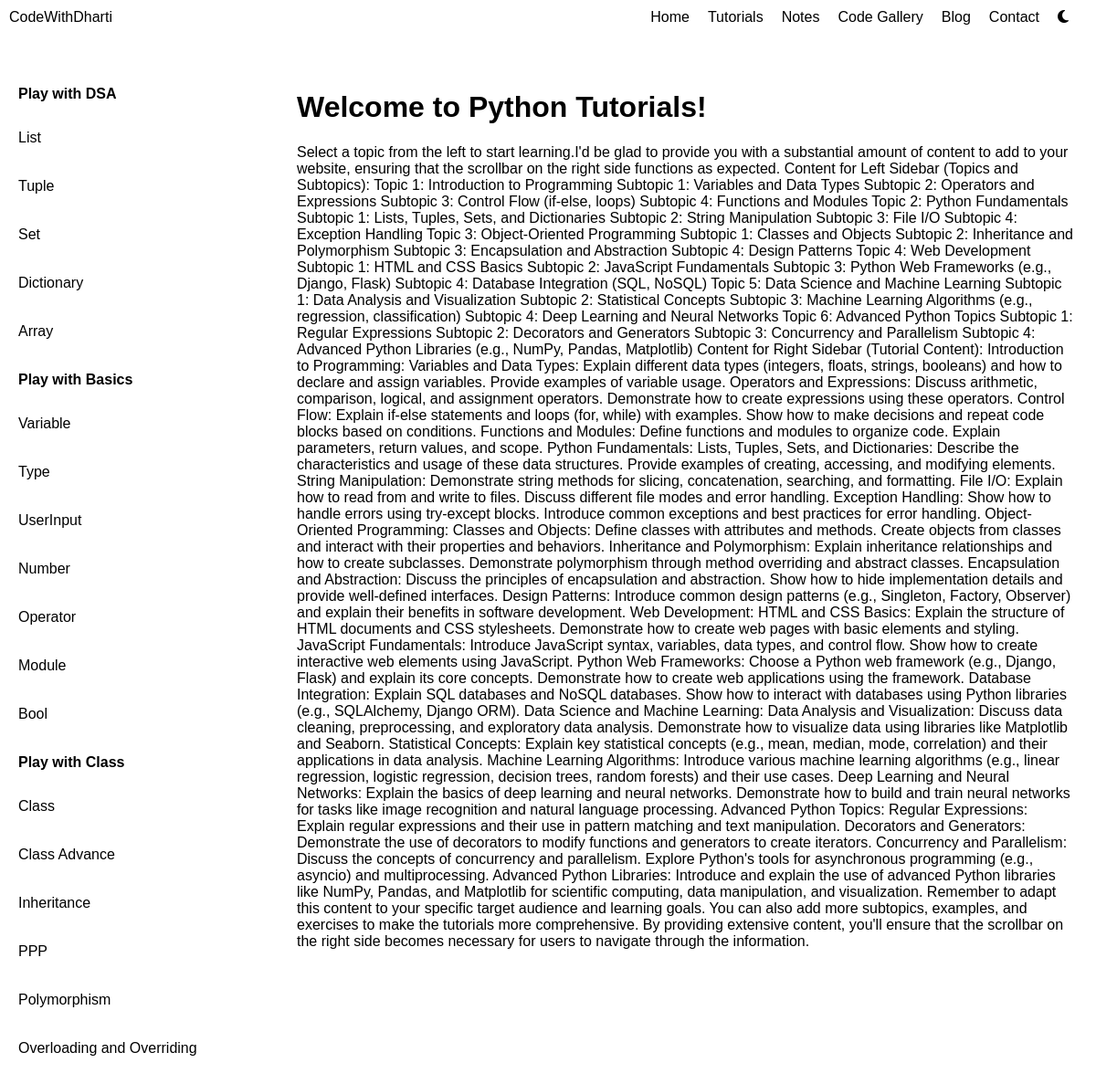
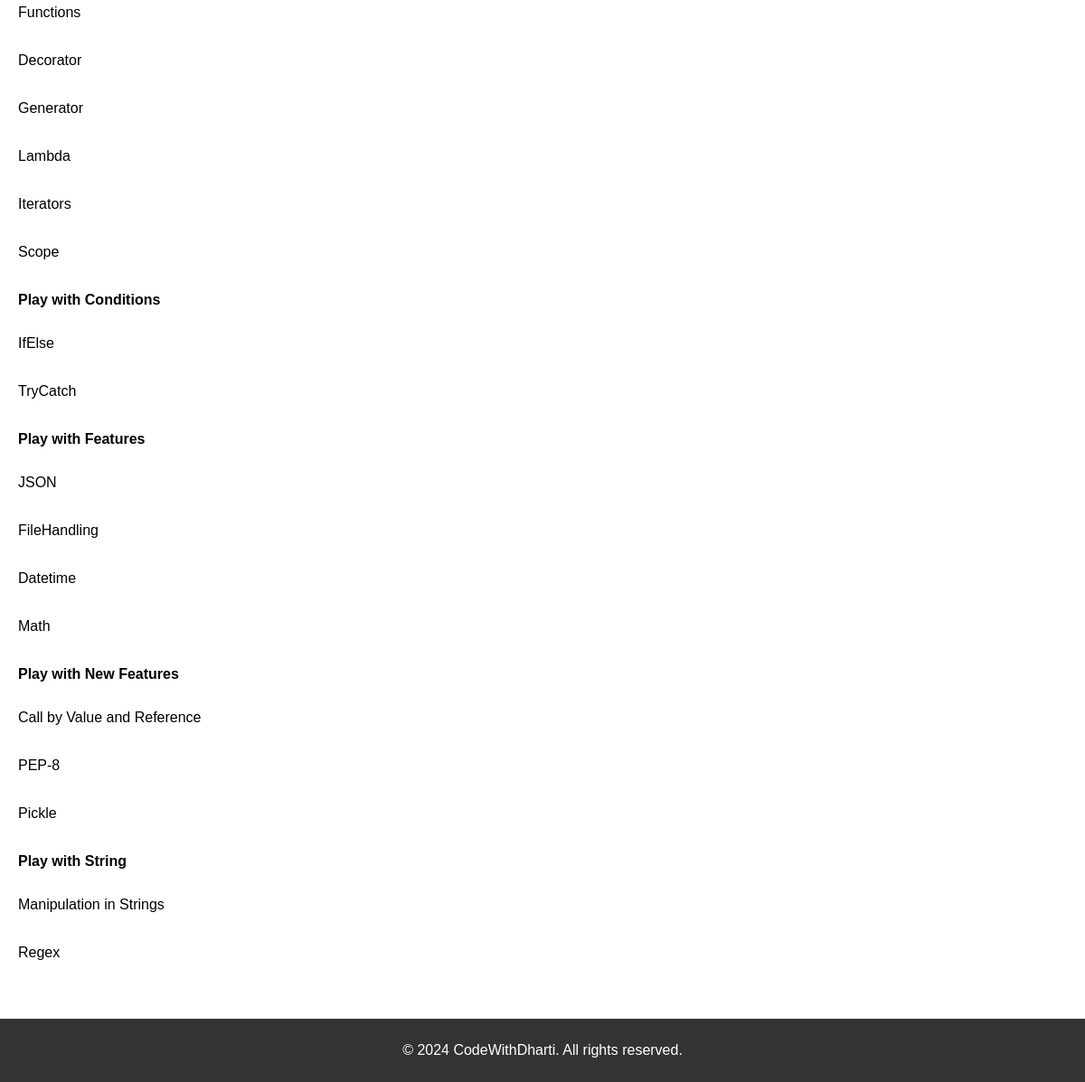
The app's page /lang/python/ with its own data (2 pictures, top to bottom).
### codewithdharti/models.py (models this page shows, shortened)
class Topicdb(models.Model):
    langname = models.ForeignKey(Langdb, related_name='topics', on_delete=models.CASCADE)
    topic = models.CharField(max_length=200)  # Name of the topic (e.g., Python Tuples)
    slug = models.SlugField(unique=True)  # URL-friendly version of the title
    topic_content = models.TextField(blank=True, null=True)  # Main content for the topic
    created_at = models.DateTimeField(auto_now_add=True)  # Timestamp when created
    updated_at = models.DateTimeField(auto_now=True)  # Timestamp when updated
    def __str__(self):
        return self.topic

class Subtopicdb(models.Model):
    topic = models.ForeignKey(Topicdb, related_name='subtopics', on_delete=models.CASCADE)
    subtopic = models.CharField(max_length=200)  # Name of the subtopic (e.g., Access Tuple)
    slug = models.SlugField(unique=True)  # URL-friendly version of the title
    sub_content = models.TextField(blank=True, null=True)  # Main content for the subtopic
    color = models.CharField(max_length=7,blank=True, null=True)
    extranote = models.CharField(blank=True, null=True,max_length=500)
    created_at = models.DateTimeField(auto_now_add=True)  # Timestamp when created
    updated_at = models.DateTimeField(auto_now=True)  # Timestamp when updated

class Langdb(models.Model):
    langname = models.CharField(max_length=200)  # Name of the language/framework (e.g., Python)
    slug = models.SlugField(unique=True)  # URL-friendly version of the title
    created_at = models.DateTimeField(auto_now_add=True)  # Timestamp when created
    updated_at = models.DateTimeField(auto_now=True)  # Timestamp when updated

### codewithdharti/views.py (the view)
# urls.py: path('lang/<slug:slug>/', views.lang_detail, name='lang-detail'),
def lang_detail(request, slug):
    lang = get_object_or_404(Langdb, slug=slug)
    topics = Topicdb.objects.filter(langname=lang)
    print(topics)
    return render(request, 'lang_detail.html', {'lang': lang, 'topics': topics})

### codewithdharti/templates/lang_detail.html (shortened to what this page needs)
{% extends 'base.html' %}
{% block left_sidebar %}
    <ul>
        {% for topic in topics %}
        <li>
            <strong>{{ topic.topic }}</strong>
            <ul>
                {% for subtopic in topic.subtopics.all %}
                <li><a href="{% url 'subtopic-detail' subtopic.slug %}">{{ subtopic.subtopic }}</a></li>
                {% endfor %}
            </ul>
        </li>
        {% endfor %}
    </ul>
{% endblock %}
{% block right_content %}
    <h1>Welcome to {{ lang.langname }} Tutorials!</h1>
    <p>Select a topic from the left to start learning.I'd be glad to provide you with a substantial amount of content to add to your website, ensuring that the scrollbar on the right side functions as expected.
        Content for Left Sidebar (Topics and Subtopics):
        Topic 1: Introduction to Programming
        Subtopic 1: Variables and Data Types
        Subtopic 2: Operators and Expressions
        Subtopic 3: Control Flow (if-else, loops)
        Subtopic 4: Functions and Modules
        Topic 2: Python Fundamentals
        Subtopic 1: Lists, Tuples, Sets, and Dictionaries
        Subtopic 2: String Manipulation
        Subtopic 3: File I/O
        Subtopic 4: Exception Handling
        Topic 3: Object-Oriented Programming
        Subtopic 1: Classes and Objects
        Subtopic 2: Inheritance and Polymorphism
        Subtopic 3: Encapsulation and Abstraction
        Subtopic 4: Design Patterns
        Topic 4: Web Development
        Subtopic 1: HTML and CSS Basics
        Subtopic 2: JavaScript Fundamentals
        Subtopic 3: Python Web Frameworks (e.g., Django, Flask)
        Subtopic 4: Database Integration (SQL, NoSQL)
        Topic 5: Data Science and Machine Learning
        Subtopic 1: Data Analysis and Visualization
        Subtopic 2: Statistical Concepts
        Subtopic 3: Machine Learning Algorithms (e.g., regression, classification)
        Subtopic 4: Deep Learning and Neural Networks
        Topic 6: Advanced Python Topics
        Subtopic 1: Regular Expressions
        Subtopic 2: Decorators and Generators
        Subtopic 3: Concurrency and Parallelism
        Subtopic 4: Advanced Python Libraries (e.g., NumPy, Pandas, Matplotlib)
        Content for Right Sidebar (Tutorial Content):
        Introduction to Programming:
        Variables and Data Types: Explain different data types (integers, floats, strings, booleans) and how to declare and assign variables. Provide examples of variable usage.
        Operators and Expressions: Discuss arithmetic, comparison, logical, and assignment operators. Demonstrate how to create expressions using these operators.
        Control Flow: Explain if-else statements and loops (for, while) with examples. Show how to make decisions and repeat code blocks based on conditions.
        Functions and Modules: Define functions and modules to organize code. Explain parameters, return values, and scope.
        Python Fundamentals:
        Lists, Tuples, Sets, and Dictionaries: Describe the characteristics and usage of these data structures. Provide examples of creating, accessing, and modifying elements.
        String Manipulation: Demonstrate string methods for slicing, concatenation, searching, and formatting.
        File I/O: Explain how to read from and write to files. Discuss different file modes and error handling.
        Exception Handling: Show how to handle errors using try-except blocks. Introduce common exceptions and best practices for error handling.
        Object-Oriented Programming:
        Classes and Objects: Define classes with attributes and methods. Create objects from classes and interact with their properties and behaviors.
        Inheritance and Polymorphism: Explain inheritance relationships and how to create subclasses. Demonstrate polymorphism through method overriding and abstract classes.
        Encapsulation and Abstraction: Discuss the principles of encapsulation and abstraction. Show how to hide implementation details and provide well-defined interfaces.
        Design Patterns: Introduce common design patterns (e.g., Singleton, Factory, Observer) and explain their benefits in software development.
        Web Development:
        HTML and CSS Basics: Explain the structure of HTML documents and CSS stylesheets. Demonstrate how to create web pages with basic elements and styling.
        JavaScript Fundamentals: Introduce JavaScript syntax, variables, data types, and control flow. Show how to create interactive web elements using JavaScript.
        Python Web Frameworks: Choose a Python web framework (e.g., Django, Flask) and explain its core concepts. Demonstrate how to create web applications using the framework.
        Database Integration: Explain SQL databases and NoSQL databases. Show how to interact with databases using Python libraries (e.g., SQLAlchemy, Django ORM).
        Data Science and Machine Learning:
        Data Analysis and Visualization: Discuss data cleaning, preprocessing, and exploratory data analysis. Demonstrate how to visualize data using libraries like Matplotlib and Seaborn.
        Statistical Concepts: Explain key statistical concepts (e.g., mean, median, mode, correlation) and their applications in data analysis.
        Machine Learning Algorithms: Introduce various machine learning algorithms (e.g., linear regression, logistic regression, decision trees, random forests) and their use cases.
        Deep Learning and Neural Networks: Explain the basics of deep learning and neural networks. Demonstrate how to build and train neural networks for tasks like image recognition and natural language processing.
        Advanced Python Topics:
        Regular Expressions: Explain regular expressions and their use in pattern matching and text manipulation.
        Decorators and Generators: Demonstrate the use of decorators to modify functions and generators to create iterators.
        Concurrency and Parallelism: Discuss the concepts of concurrency and parallelism. Explore Python's tools for asynchronous programming (e.g., asyncio) and multiprocessing.
        Advanced Python Libraries: Introduce and explain the use of advanced Python libraries like NumPy, Pandas, and Matplotlib for scientific computing, data manipulation, and visualization.
        Remember to adapt this content to your specific target audience and learning goals. You can also add more subtopics, examples, and exercises to make the tutorials more comprehensive. By providing extensive content, you'll ensure that the scrollbar on the right side becomes necessary for users to navigate through the information.</p>
{% endblock %}

### codewithdharti/templates/base.html (shortened to what this page needs)
{% load static %}
<!DOCTYPE html>
<html lang="en">
<head>
    <link rel="stylesheet" href="{% static 'css/styles.css' %}">
    <link rel="stylesheet" href="https://cdnjs.cloudflare.com/ajax/libs/font-awesome/6.4.2/css/all.min.css">
</head>
<body>
    <div class="nav-container">
        <nav class="top-nav">
            <div class="logo">CodeWithDharti</div>
            <ul class="nav-links">
                <li><a href="{% url 'home' %}">Home</a></li>
                <li><a href="{% url 'tutorial' %}">Tutorials</a></li>
                <li><a href="{% url 'notes' %}">Notes</a></li>
                <li><a href="{% url 'codegallary' %}">Code Gallery</a></li>
                <li><a href="{% url 'blog' %}">Blog</a></li>
                <li><a href="{% url 'contact' %}">Contact</a></li>
                <li><a href="#" id="theme-toggle"><i class="fa-solid fa-moon"></i></a></li>
            </ul>
        </nav>
        <nav class="secondary-nav">
        </nav>
    </div>
    <div class="content">
        <div class="left-sidebar">
            {% block left_sidebar %}{% endblock %}
        </div>
        <div class="right-content">
            {% block right_content %}{% endblock %}
        </div>
    </div>
    <footer>
        <p>&copy; 2024 CodeWithDharti. All rights reserved.</p>
    </footer>
</body>
</html>

### codewithdharti/static/css/styles.css (style rules this page uses)
body { font-family: Arial, sans-serif; margin: 0; padding: 0; display: flex; flex-direction: column; }
.top-nav { position: sticky; top: 0; background-color: var(--nav-bg-color); color: var(--nav-text-color); padding: 10px; display: flex; justify-content: space-between; align-items: center; z-index: 1000; }
.nav-links { list-style: none; margin: 0; padding: 0; display: flex; }
.nav-links li { margin-right: 20px; }
.nav-links li a { text-decoration: none; color: var(--text-color); transition: color 0.3s ease; }
.secondary-nav { position: sticky; top: 40px; background-color: var(--nav-bg-color); padding: 10px; display: flex; justify-content: center; align-items: center; }
.content { display: flex; flex-direction: row; height: calc(100vh - 80px); }
.left-sidebar { width: 25%; background-color: var(--bg-color); padding: 10px; height: 100%; overflow-y: auto; }
.left-sidebar ul { list-style-type: none; padding-left: 0; }
.left-sidebar li { margin-bottom: 15px; }
.left-sidebar li strong { display: block; background-color: var(--leftbar-bg-color); color: var(--leftbar-text-color); padding: 10px; border-radius: 5px; font-size: 16px; margin-bottom: 10px; }
.left-sidebar ul ul li a { display: block; background-color: transparent; color: var(--text-color); margin-bottom: 15px; padding: 10px; border-radius: 5px; text-decoration: none; transition: background-color 0.3s ease, color 0.3s ease; }
.right-content { width: 75%; padding: 20px; background-color: var(--bg-color); overflow-y: auto; }
footer { background-color: #333; color: white; text-align: center; padding: 10px; }

### records on screen
Topicdb: topic "Play with DSA"
Subtopicdb: subtopic "List"
Subtopicdb: subtopic "Tuple"
Subtopicdb: subtopic "Set"
Subtopicdb: subtopic "Dictionary"
Subtopicdb: subtopic "Array"
Topicdb: topic "Play with Basics"
Subtopicdb: subtopic "Variable"
Subtopicdb: subtopic "Type"
Subtopicdb: subtopic "UserInput"
Subtopicdb: subtopic "Number"
Subtopicdb: subtopic "Operator"
Subtopicdb: subtopic "Module"
Subtopicdb: subtopic "Bool"
Topicdb: topic "Play with Class"
Subtopicdb: subtopic "Class"
Subtopicdb: subtopic "Class Advance"
Subtopicdb: subtopic "Inheritance"
Subtopicdb: subtopic "PPP"
Subtopicdb: subtopic "Polymorphism"
Subtopicdb: subtopic "Overloading and Overriding"
Subtopicdb: subtopic "Functions"
Subtopicdb: subtopic "Decorator"
Subtopicdb: subtopic "Generator"
Subtopicdb: subtopic "Lambda"
Subtopicdb: subtopic "Iterators"
Subtopicdb: subtopic "Scope"
Topicdb: topic "Play with Conditions"
Subtopicdb: subtopic "IfElse"
Subtopicdb: subtopic "TryCatch"
Topicdb: topic "Play with Features"
Subtopicdb: subtopic "JSON"
Subtopicdb: subtopic "FileHandling"
Subtopicdb: subtopic "Datetime"
Subtopicdb: subtopic "Math"
Topicdb: topic "Play with New Features"
Subtopicdb: subtopic "Call by Value and Reference"
Subtopicdb: subtopic "PEP-8"
Subtopicdb: subtopic "Pickle"
Topicdb: topic "Play with String"
Subtopicdb: subtopic "Manipulation in Strings"
Subtopicdb: subtopic "Regex"
Langdb: langname "Python"
